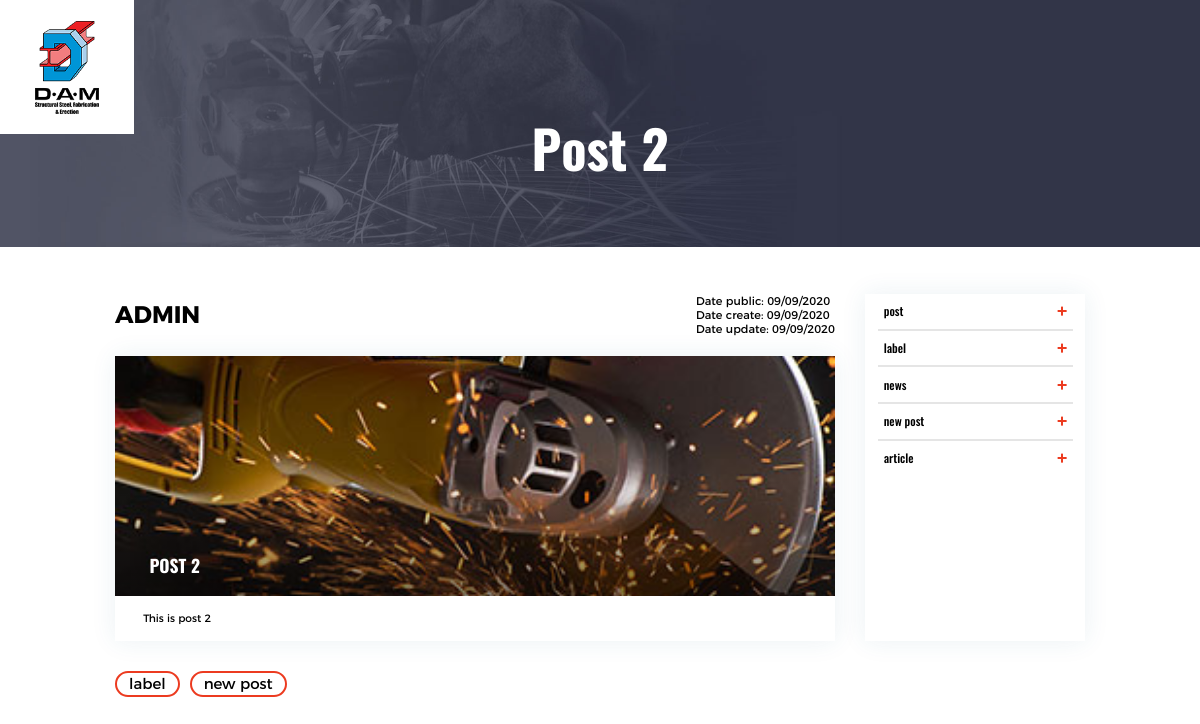
The app's page /post/post-2/ with its own data.
### blog/models.py (models this page shows, shortened)
class Post(models.Model):
    author = models.ForeignKey(User, on_delete=models.CASCADE, related_name='blog_posts', default=0)
    title = models.CharField(max_length=150, db_index=True)
    image = models.ImageField(upload_to='products/%Y/%m/%d', blank=True)
    slug = models.SlugField(max_length=150, unique=True)
    text = models.TextField(blank=True, db_index=True)
    date_pub = models.DateTimeField(auto_now_add=True)
    date_create = models.DateTimeField(auto_created=True)
    date_update = models.DateTimeField(auto_now=True)
    tags = models.ManyToManyField('Tag', blank=True, related_name='posts')
    class Meta:
        ordering = ['-date_pub']
        index_together = (('id', 'slug'),)

class Tag(models.Model):
    name = models.CharField(max_length=100)
    slug = models.SlugField(max_length=100, unique=True)

### blog/views.py (the view)
# urls.py: path('post/<str:slug>/', post_detail, name='post_detail'),
def post_detail(request, slug):
    post = Post.objects.get(slug__iexact=slug)
    tags_post = post.tags.all()
    tags = Tag.objects.all()
    context = {'post': post,
                'tags': tags,
                'tags_post': tags_post
    }
    return render(request, 'blog/detail.html', context=context)

### blog/templates/blog/detail.html (shortened to what this page needs)
{% extends "base.html" %}
{% load static %}
{% block content %}
<main>
    <section class="banner-page">
        <h1>{{ post.title }}</h1>
    </section>
    <section class="blog-content">
        <div class="container">
            <div class="row">
                <div class="col-lg-9 col-md-8 col-sm-7">
                    <div class="blog-top">
                        <p class="blog-author">{{ post.author }}</p>
                        <div class="blog-date">
                            <p>Date public: {{ post.date_pub|date:"d/m/Y" }}</p>
                            <p>Date create: {{ post.date_create|date:"d/m/Y" }}</p>
                            <p>Date update: {{ post.date_update|date:"d/m/Y" }}</p>
                        </div>
                    </div>
                    <div class="blog-text">
                        <div class="blog-preview">
                            {% if post.image %}
                                <img src="{{ post.image.url }}">
                            {% else %}
                                <img src="">
                            {% endif %}
                            <h2>{{ post.title }}</h2>
                        </div>
                        <div class="style-text">
                            {{ post.text }}
                        </div>
                    </div>
                    <ul class="blog-tags">
                        {% for tag in tags_post %}
                            <li><a href="{% url 'tags' slug=tag.slug %}">{{ tag.name }}</a></li>
                        {% endfor %}
                    </ul>
                </div>
                <div class="col-lg-3 col-md-4 col-sm-5">
                    {% include 'blog/includes/sidebar.html' %}
                </div>
            </div>
        </div>
    </section>
</main>
{% endblock %}

### blog/templates/blog/includes/sidebar.html
<div class="category-list-box">
    <ul class="list-category">
        {% for tag in tags %}
            <li><a href="{% url 'tags' slug=tag.slug %}">{{ tag.name }}<span class="active-icon"></span></a></li>
        {% endfor %}
    </ul>
</div>

### records on screen
Post: title "Post 2", author "ADMIN", date_pub "09/09/2020", date_create "09/09/2020", date_update "09/09/2020", image (picture), title "POST 2", text "This is post 2"
Tag: name "label"
Tag: name "new post"
Tag: name "post"
Tag: name "news"
Tag: name "article"
